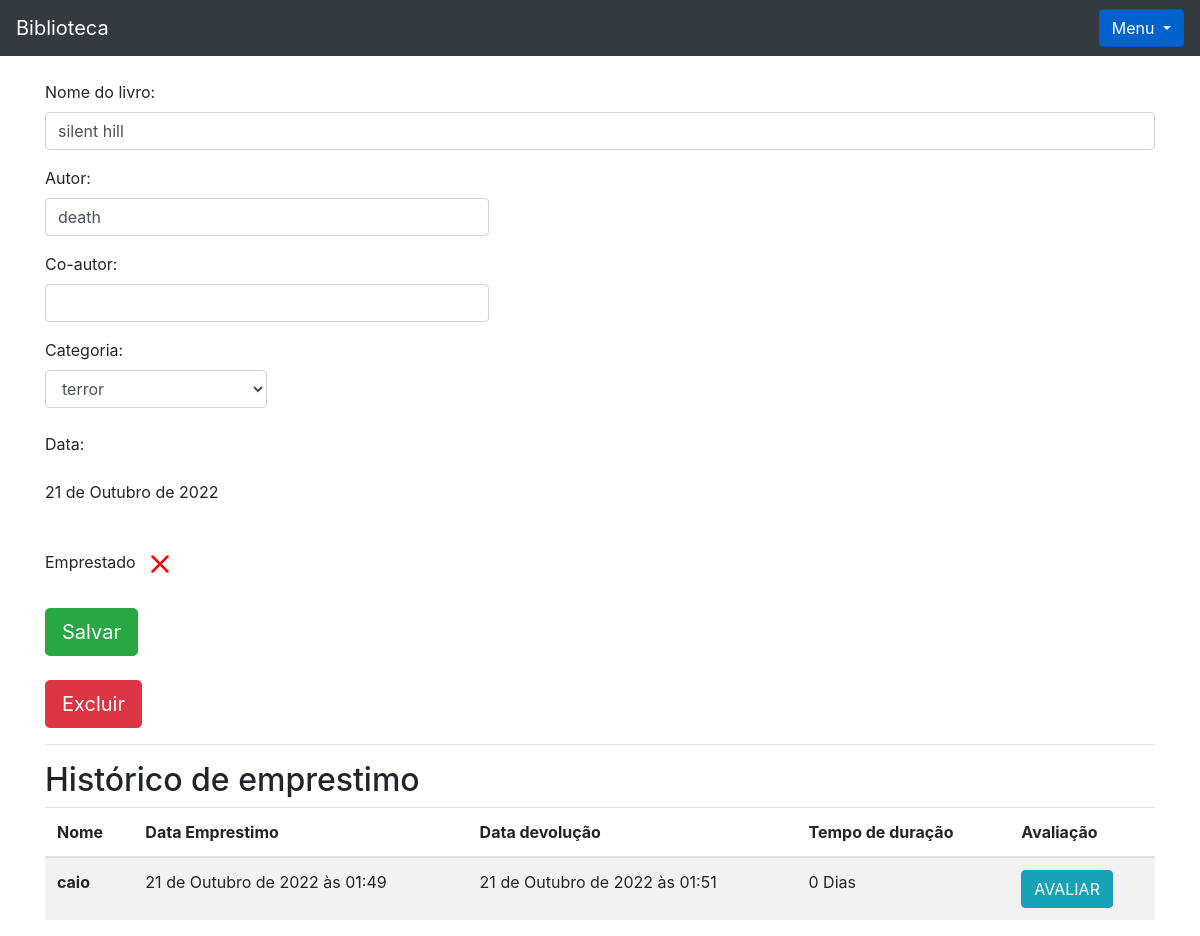
Screenshot of /livro/ver_livros/7 (signed in) with the database file from the repository.
### livro/models.py (models this page shows, shortened)
class Livros(models.Model):
    nome = models.CharField(max_length = 100)
    autor = models.CharField(max_length = 30)
    co_autor = models.CharField(max_length = 30, blank=True)
    data_cadastro = models.DateField(default= date.today)
    emprestado = models.BooleanField(default=False)
    categoria = models.ForeignKey(Categoria, on_delete=models.DO_NOTHING)
    usuario = models.ForeignKey(Usuario, on_delete=models.DO_NOTHING)
    class Meta: # a classe meta dentro de uma classe faz com que seja possivel alterar o nome da classe para que a visualização do admin não fique com duas letras s no final
        verbose_name = 'Livro'

class Emprestimos(models.Model):
    choices = (
        ('P', 'Pessimo'),
        ('R', 'Ruim'),
        ('B', 'Bom'),
        ('O', 'Otimo')
    )
    nome_emprestado = models.ForeignKey(Usuario, on_delete=models.DO_NOTHING, blank=True, null=True)
    nome_emprestado_anonimo = models.CharField(max_length=30, blank=True, null=True)
    data_emprestimo = models.DateTimeField(default=datetime.datetime.now())
    data_devolucao = models.DateTimeField(blank=True, null=True)
    livro = models.ForeignKey(Livros, on_delete=models.DO_NOTHING)
    avaliacao = models.CharField(max_length=1, choices=choices, blank=True, null=True)

### livro/views.py (the view)
# urls.py: path('ver_livros/<int:id>', views.ver_livros, name='ver_livros'),
def ver_livros(request, id):
    if request.session.get('usuario'):
        livro = Livros.objects.get(id = id)
        categoria_livro = Categoria.objects.filter(usuario = request.session.get('usuario'))
        if request.session['usuario'] == livro.usuario.id:
            usuario = Usuario.objects.get(id = request.session['usuario'])
            emprestimos = Emprestimos.objects.filter(livro = livro)
            form = CadastroLivro()
            form.fields['usuario'].initial = request.session['usuario']
            form.fields['categoria'].queryset = Categoria.objects.filter(usuario = usuario)
            form_categoria = CategoriaLivro()
            usuarios = Usuario.objects.all()
            livros = Livros.objects.filter(usuario_id = request.session.get('usuario'))
            livros_emprestar = Livros.objects.filter(usuario = usuario).filter(emprestado = False)
            livros_emprestados = Livros.objects.filter(usuario = usuario).filter(emprestado = True)
            return render(request, 'ver_livro.html', {'livro': livro,
                                                      'categoria_livro': categoria_livro,
                                                      'emprestimos': emprestimos,
                                                      'usuario_logado': request.session.get('usuario'),
                                                      'form': form,
                                                      'id_livro': id,
                                                      'form_categoria': form_categoria,
                                                      'usuarios': usuarios,
                                                      'livros': livros,
                                                      'livros_emprestar': livros_emprestar,
                                                      'livros_emprestados': livros_emprestados})
        else:
            return HttpResponse('esse livro não é seu')
    else:
        return redirect('/auth/login/?status=2')

### livro/forms.py
class CadastroLivro(forms.ModelForm):
    class Meta:
        model = Livros
        fields = '__all__'
    def __init__(self, *args, **kwargs):
        super().__init__(*args, **kwargs)
        self.fields['usuario'].widget = forms.HiddenInput()

class CategoriaLivro(forms.Form):
    nome = forms.CharField(max_length=30)
    descricao = forms.CharField(max_length=60)
    def __init__(self, *args, **kwargs):
        super().__init__(*args, **kwargs)
        self.fields['descricao'].widget = forms.Textarea()

### livro/models.py (called while the page is built)
    def __str__(self):
        return self.nome

### livro/templatetags/filtros.py (called while the page is built)
@register.filter
def mostra_duracao(value1, value2):
    if all((isinstance(value1, datetime), isinstance(value2, datetime))):
        dias = (value1 - value2).days
        texto = 'Dias'
        if dias == 1:
            texto = 'Dia'
        return f'{dias} {texto}'
    return 'Ainda não foi devolvido'

### livro/templates/ver_livro.html (shortened to what this page needs)
{% extends 'base.html' %}
{% load filtros %}
{% block 'conteudo' %}
  <div class="container">
      <br>
    <form action="{% url 'alterar_livro' %}" method="POST">
        <p>
          <label>Nome do livro:</label>
          <input class="form-control" type="texte" value="{{livro.nome}}" name="nome_livro">
        </p>
        <p>
          <label>Autor:</label>
          <input style="width: 40%;" class="form-control" type="texte" value="{{livro.autor}}" name="autor">
        </p>
        <p>
          <label>Co-autor:</label>
          <input style="width: 40%;" class="form-control" type="texte" value="{{livro.co_autor}}" name="co_autor">
        </p>
        <label>Categoria:</label>
        <select style="width: 20%;" class="form-control" name="categoria_id">
          {% for i in categoria_livro%}
            {% if livro.categoria.nome == i.nome %}
              <option value="{{i.id}}" selected>{{i}}</option>
            {% else %}
              <option value="{{i.id}}">{{i}}</option>
            {% endif%}
          {% endfor %}
        </select>
        <br>
        <p>
          <label>Data:</label>
          <p>{{livro.data_cadastro}}</p>
        </p>
        <br>
          <label>Emprestado</label>
          <br>
          <br>
        <input type="submit" class="btn btn-success btn-lg" value="Salvar">
    </form>
    <br>
    <button type="button" class="btn btn-danger btn-lg" data-toggle="modal" data-target="#exampleModal2">
      Excluir
    </button>
    <hr>
    <h2>Histórico de emprestimo</h2>
    <table class="table table-striped">
      <thead>
        <tr>
          <th scope="col">Nome</th>
          <th scope="col">Data Emprestimo</th>
          <th scope="col">Data devolução</th>
          <th scope="col">Tempo de duração</th>
          <th scope="col">Avaliação</th>
        </tr>
      </thead>
      <tbody>
        {% for i in emprestimos%}
          <tr>
            {% if i.nome_emprestado_anonimo == None %}
              <th scope="row">{{i.nome_emprestado}}</th>
            {% else %}
            <th scope="row">{{i.nome_emprestado_anonimo}}</th>
            {% endif%}
            <td>{{i.data_emprestimo}}</td>
            <td>{{i.data_devolucao}}</td>
            <td>{{i.data_devolucao|mostra_duracao:i.data_emprestimo  }}</td>
            <td>
            {% if i.avaliacao == None %}
              <button onclick="avaliacao({{i.id}})" class="btn btn-info" data-toggle="modal" data-target="#exampleModal1">AVALIAR</button>
            {% else%}
              {{i.avaliacao}}
            {% endif %}
            </td>
          </tr>
        {% endfor %}
      </tbody>
    </table>
  </div>
{% endblock %}

### rows the page displays
Livros: nome_livro "silent hill", autor "death", data_cadastro "21 de Outubro de 2022"
Emprestimos: nome_emprestado_anonimo "caio", data_emprestimo "21 de Outubro de 2022 às 01:49", data_devolucao "21 de Outubro de 2022 às 01:51", data_devolucao|mostra_duracao "0 Dias"

### other values shown
form field categoria_id "terror"
